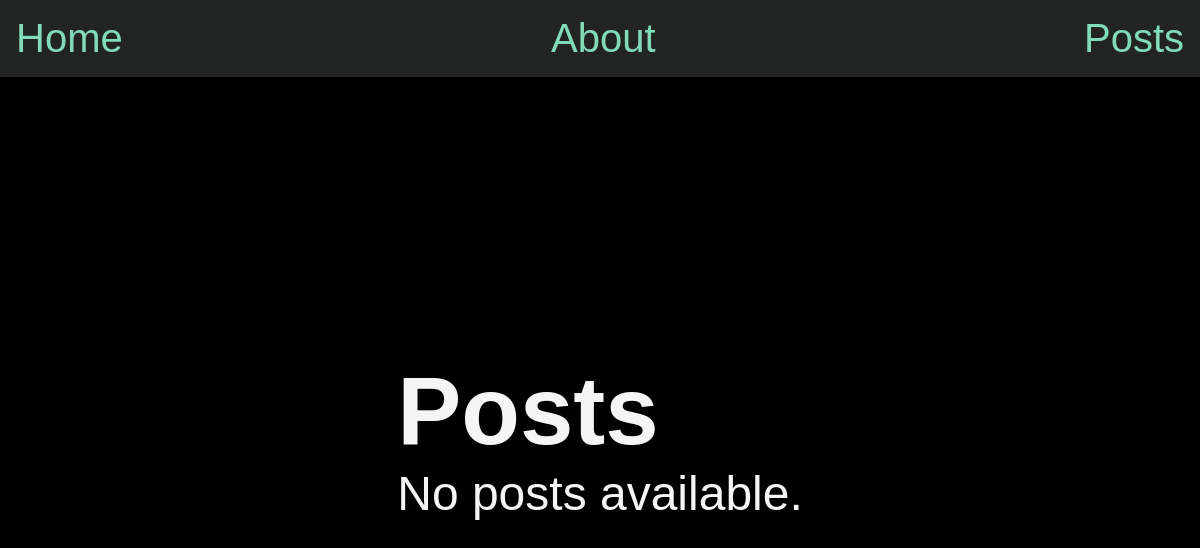
The app's page /posts/, older data.
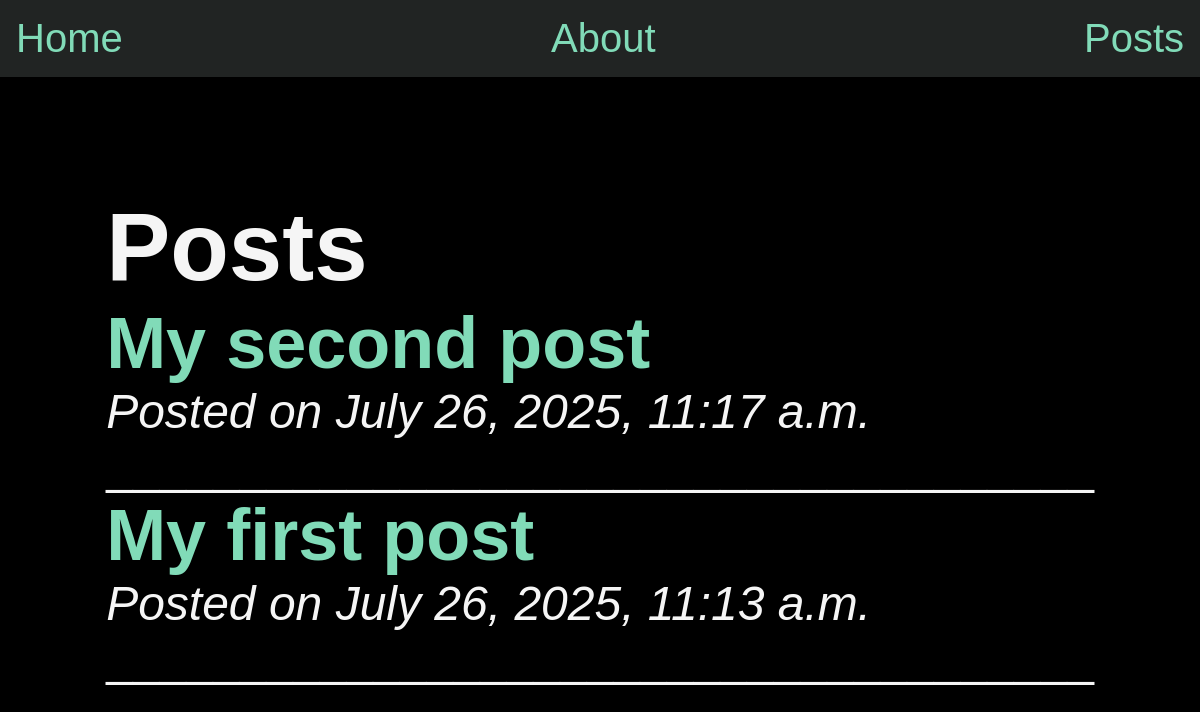
The same page, newer data.
### posts/models.py (models this page shows, shortened)
class Post (models.Model):
    title = models.CharField(max_length=200)
    body = models.TextField()
    slug = models.SlugField(unique=True, max_length=200)
    created_at = models.DateTimeField(auto_now_add=True)
    updated_at = models.DateTimeField(auto_now=True)
    banner  = models.ImageField(default="fallback.png", blank=True)

### posts/views.py (the view)
# urls.py: path("posts/", include('posts.urls')),
def posts(request):
    posts = Post.objects.all().order_by('-created_at')
    return render(request, 'posts/post_list.html', {'posts': posts})

### posts/templates/posts/post_list.html (shortened to what this page needs)
{% extends "layout.html" %}
{% block content %}
    <h1>Posts</h1>
    <section>
        {% for post in posts %}
            <article>
                <a href="{% url 'posts:page' slug=post.slug %}">
                    <h2>{{ post.title }}</h2>
                </a>
                <p><em>Posted on {{ post.created_at }}</em></p>
                <div>_____________________________________</div>
            </article>
        {% empty %}
            <p>No posts available.</p>
        {% endfor %}
    </section>
{% endblock %}

### templates/layout.html (shortened to what this page needs)
<!DOCTYPE html>
{% load static %}
<html lang="en">
  <head>
    <link rel="stylesheet" href="{% static 'css/style.css' %}" />
  </head>
  <body>
    <nav>
      <div>
        <a href="/">Home</a>
        <a href="/about">About</a>
        <a href="{% url 'posts:list' %}">Posts</a>
      </div>
    </nav>
    <main>{% block content %} {% endblock %}</main>
  </body>
</html>

### static/css/style.css (style rules this page uses)
* { margin: 0; padding: 0; box-sizing: border-box; }
body { min-height: 100vh; background-color: black; color: whitesmoke; font-size: 3rem; display: flex; flex-flow: column; font-family: 'Arial', sans-serif; }
nav { padding: 1rem; background-color: #212423ff; color: white; font-size: 2.5rem; box-shadow: 0 0 10px rgba(0, 0, 0, 0.5); }
nav div { display: flex; justify-content: space-between; align-items: center; max-width: 1200px; margin: 0 auto; }
main { flex-grow: 1; display: grid; place-content: center; }
a { text-decoration: none; color: #81dbb8; }

Row changes from the older to the newer data that the page shows:
added Post: title "My second post", created_at "July 26, 2025, 11:17 a.m."
added Post: title "My first post", created_at "July 26, 2025, 11:13 a.m."
Text that changed along with them:
text no longer shown: "No posts available."
